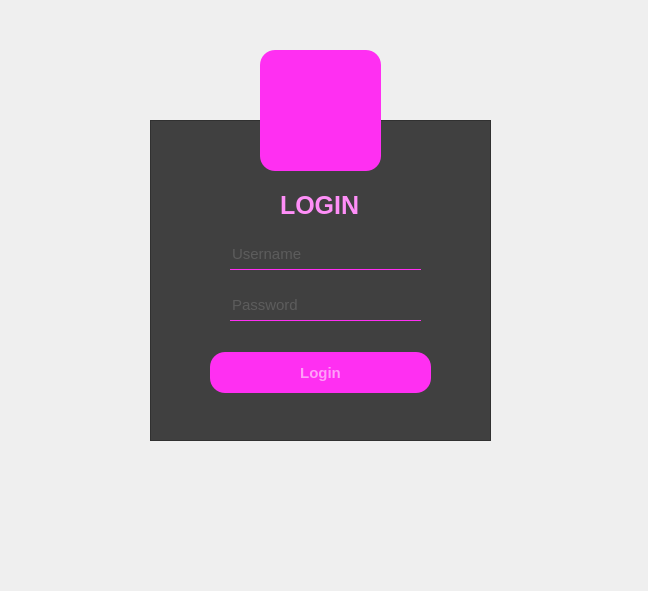
<?xml version="1.0" encoding="UTF-8"?>
<ui version="4.0">
 <class>Form</class>
 <widget class="QWidget" name="Form">
  <property name="geometry">
   <rect>
    <x>0</x>
    <y>0</y>
    <width>648</width>
    <height>591</height>
   </rect>
  </property>
  <property name="windowTitle">
   <string>Form</string>
  </property>
  <property name="styleSheet">
   <string notr="true">Form{
background:transparent;
}

*{
font-family: helvetica;
font-size:15px;
color:#ff8ff8;

}

QFrame{
background:#404040
}

QToolButton{
background: #ff2ff2;
border-radius: 15px;
color:#404040;
}

QLabel{
font-size:15px;

}

QPushButton{

background:#ff2ff2;
color:#ff9ff9;
font-weight:bold;
border-radius:15;

}

QPushButton:hover{

color:#ff2ff2;
background:#333;

}

QLineEdit
{

background:transparent;
border:none;
color:#777777;
border-bottom:0.5px solid #ff2ff2;
}</string>
  </property>
  <widget class="QFrame" name="frame">
   <property name="geometry">
    <rect>
     <x>150</x>
     <y>120</y>
     <width>341</width>
     <height>321</height>
    </rect>
   </property>
   <property name="frameShape">
    <enum>QFrame::StyledPanel</enum>
   </property>
   <property name="frameShadow">
    <enum>QFrame::Raised</enum>
   </property>
   <widget class="QLabel" name="label">
    <property name="geometry">
     <rect>
      <x>130</x>
      <y>60</y>
      <width>91</width>
      <height>51</height>
     </rect>
    </property>
    <property name="styleSheet">
     <string notr="true">font-family:helvetica;
font-size:25px;
font-weight: bold;</string>
    </property>
    <property name="text">
     <string>LOGIN</string>
    </property>
   </widget>
   <widget class="QPushButton" name="pushButton">
    <property name="geometry">
     <rect>
      <x>60</x>
      <y>232</y>
      <width>221</width>
      <height>41</height>
     </rect>
    </property>
    <property name="text">
     <string>Login</string>
    </property>
   </widget>
   <widget class="QLineEdit" name="lineEdit">
    <property name="geometry">
     <rect>
      <x>80</x>
      <y>119</y>
      <width>191</width>
      <height>31</height>
     </rect>
    </property>
    <property name="text">
     <string/>
    </property>
    <property name="placeholderText">
     <string>Username</string>
    </property>
   </widget>
   <widget class="QLineEdit" name="lineEdit_2">
    <property name="geometry">
     <rect>
      <x>80</x>
      <y>170</y>
      <width>191</width>
      <height>31</height>
     </rect>
    </property>
    <property name="text">
     <string/>
    </property>
    <property name="echoMode">
     <enum>QLineEdit::Password</enum>
    </property>
    <property name="placeholderText">
     <string>Password</string>
    </property>
   </widget>
  </widget>
  <widget class="QToolButton" name="toolButton">
   <property name="geometry">
    <rect>
     <x>260</x>
     <y>50</y>
     <width>121</width>
     <height>121</height>
    </rect>
   </property>
   <property name="styleSheet">
    <string notr="true">image: url(:/user2/user2.png);</string>
   </property>
   <property name="text">
    <string/>
   </property>
  </widget>
 </widget>
 <resources>
  <include location="source.qrc"/>
 </resources>
 <connections/>
</ui>
